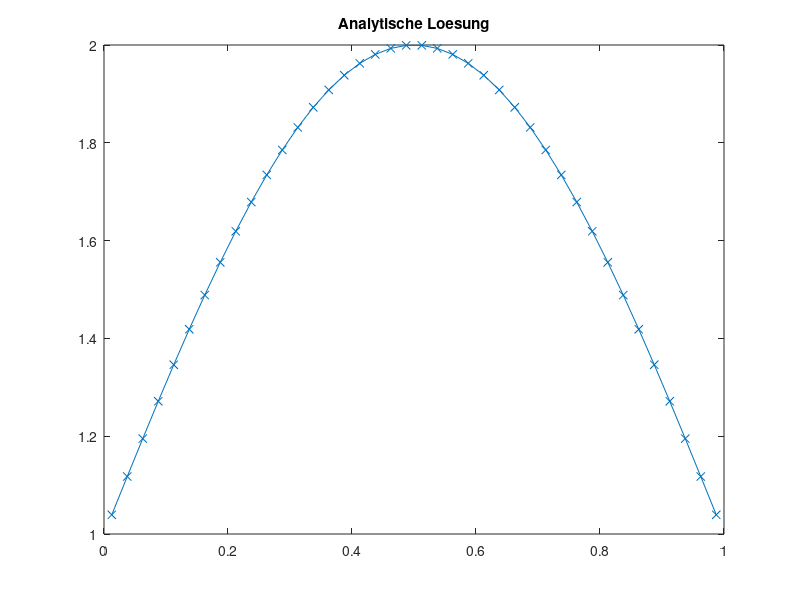
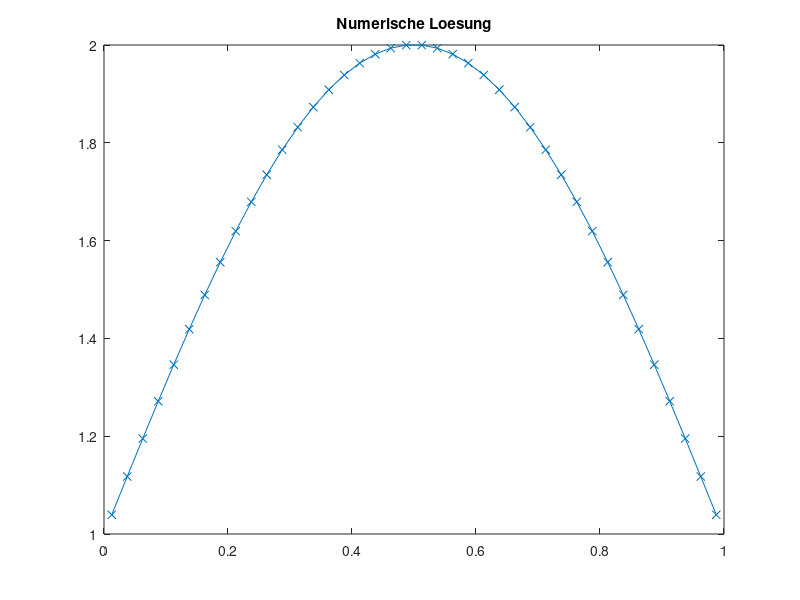
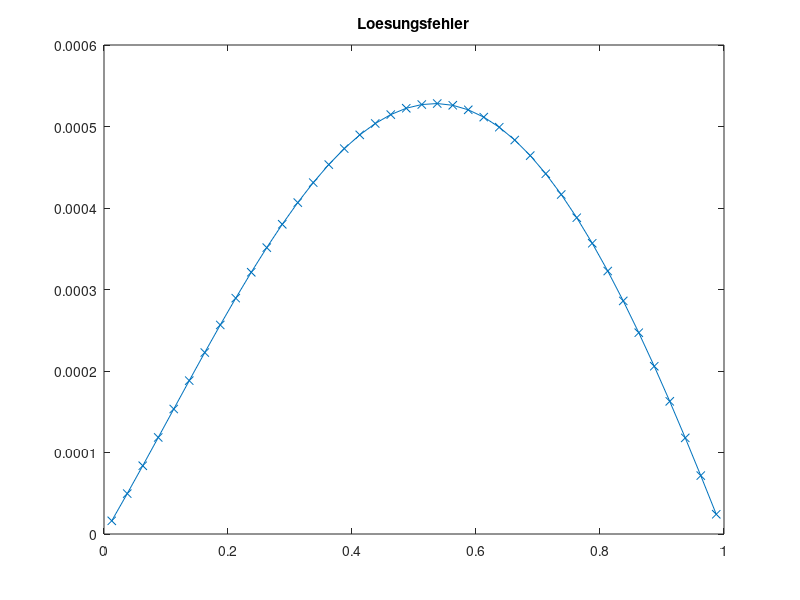
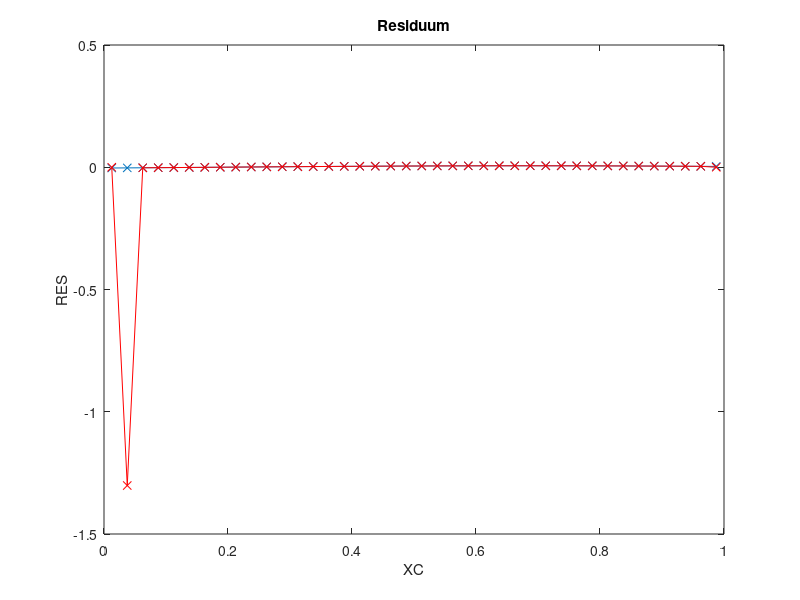

The MATLAB source for these figures, in order:
clc
clear all
close all

SOL=@(x) sin(pi*x)+1;
MSOL=@(x) pi*cos(pi*x)-pi^2*sin(pi*x);

%SOL=@(x) cos(pi*x)-1;
%MSOL=@(x) -pi*sin(pi*x)-pi^2*cos(pi*x);

DIF=1.0;
KONV=1.0;
BETA=0.5;
XMIN=0.0;
XMAX=1.0;

N=40; % KV's

X = linspace(XMIN, XMAX, N+1);
XC = (X(1:N)+X(2:N+1))/2;
XCR = [XMIN, XC, XMAX];

%%% ANALYTISCHE LÖSUNG
TA = zeros(1, N);
for I=1:N
  TA(I)=SOL(XC(I));
end

figure(1)
plot(XC, TA, 'x-');
title('Analytische Loesung')

%%% FVM Lösung

% Randbedingungen
RBE = SOL(XMAX);
RBW = SOL(XMIN);

% Koeffizienten speichern
AP = zeros(1, N);
AE = zeros(1, N);
AW = zeros(1, N);

for I=1:N
  DX = X(I+1)-X(I);

  DXE = XCR(I+2)-XCR(I+1);
  DXW = XCR(I+1)-XCR(I);

  AE(I) = DIF/(DXE*DX);
  AW(I) = DIF/(DXW*DX);

  AP(I) = -AE(I)-AW(I);

  DCDSE = (X(I+1)-XCR(I+1))/DXE;
  DCDSW = (XCR(I+1)-X(I))/DXW;

  AEK(I) = KONV/DX * DCDSE;
  AWK(I) = -KONV/DX * DCDSW;

  APK(I) = KONV/DX * ((1-DCDSE)-(1-DCDSW));
  AK(I) = KONV/DX;
end

% Gesamtgleichungssystem aufstellen
A = zeros(N);
b = zeros(N,1);

for I=1:N
  b(I) = MSOL(XC(I));

  % Hauptdiagonale
  A(I,I) = AP(I) + APK(I);

  % Westliche Nebendiagonale
  if mod(I,N)==1
    b(I) = b(I) - AW(I)*RBW + AK(I)*RBW;
  else
    A(I, I-1) = AW(I) + AWK(I);
  end

  % Östliche Nebendiagonale
  if mod(I,N)==0
    b(I) = b(I) - AE(I)*RBE - AK(I)*RBE;
  else
    A(I, I+1) = AE(I) + AEK(I);
  end
end

T=A\b;

figure(2)
plot(XC, T, 'x-');
title('Numerische Loesung')

%%% Lösungsfehler berechnen
SERR=0.0;
ERR=zeros(1, N);
for I=1:N
    ERR(I)=T(I)-TA(I);
    SERR=SERR+ERR(I)^2;
end
SERR=sqrt(SERR/(N));

figure(3)
plot(XC, ERR, 'x-');
title('Loesungsfehler')

fprintf('Summierter Fehler %16.10e N=%g\n', SERR, N);


%%% ORDNUNG  BESTIMMEN
ERR5=2.4182329465e-02;
ERR10=5.9638142082e-03;
ERR20=1.4859620816e-03;
ERR40=3.7118037236e-04;
op=log((ERR5)/(ERR10))/log(2);
fprintf('Ordnung des Verfahrens %16.10e \n',op  );
op=log((ERR10)/(ERR20))/log(2);
fprintf('Ordnung des Verfahrens %16.10e \n',op  );
op=log((ERR20)/(ERR40))/log(2);
fprintf('Ordnung des Verfahrens %16.10e \n',op  );


%%% RESIDUUM BERECHNEN
t=zeros(N, 1);
for I=1:N
    t(I)=SOL(XC(I));
end

RES=A*t-b;

figure(4)
plot(XC,RES,'x-');

xlabel('XC')
ylabel('RES')
title('Residuum')

%%% Truncation Error berechnen

% b ohne Randwerte
TE=zeros(1, N);
for I=1:N
  b(I) = MSOL(XC(I));
end

for I=3:N-2
  DX = X(I+1)-X(I);
  TE(I) = (DX/24 * (b(I+1) - 2*b(I) + b(I-1)))... % TE_source
        + ((T(I+2)-3*T(I+1)+3*T(I)-T(I-1))/(24*DX))... % TE_e
        - ((T(I+1)-3*T(I)+3*T(I-1)-T(I-2))/(24*DX))... % TE_w
        + (T(I+1)-2*T(I)+T(I-1))/8 ... % TE_e_cds
        + (T(I+2)-2*T(I+1)+2*T(I-1)-T(I-2))/32 ... % TE_e_cds
        - (T(I+1)-2*T(I)+T(I-1))/8 ...
        + (T(I+2)-2*T(I+1)+2*T(I-1)-T(I-2))/32;
  TE(I) = TE(I)/DX;
end;

% TE Sonderfälle für Randvolumen
I=2;
DX = X(I+1)-X(I);
TE(I) = (DX/24 * (b(I+1) - 2*b(I) + b(I-1)))... % TE_source
      + ((T(I+2)-3*T(I+1)+3*T(I)-T(I-1))/(24*DX))... % TE_e
      - ((T(I+1)-3*T(I)+4*T(I-1)-2*RBW)/(24*DX)) ...
      + (T(I+1)-2*T(I)+T(I-1))/8 ... % TE_e_cds
      + (T(I+2)-2*T(I+1)+2*T(I-1)-2*RBW)/32 ... % TE_e_cds
      - (T(I+1)-2*T(I)+T(I-1))/8 ...
      + (T(I+2)-2*T(I+1)+3*T(I-1)-2*RBW)/32;
TE(I) = TE(I)/DX;

I = N-1;
DX = X(I+1)-X(I);
TE(I) = (DX/24 * (b(I+1) - 2*b(I) + b(I-1)))... % TE_source
      + ((2*RBE-4*T(I+1)+3*T(I)-T(I-1))/(24*DX))... % TE_e
      - ((T(I+1)-3*T(I)+3*T(I-1)-T(I-2))/(24*DX))... % TE_w
      + (T(I+1)-2*T(I)+T(I-1))/8 ... % TE_e_cds
      + (2*RBE-3*T(I+1)+2*T(I-1)-T(I-2))/32 ... % TE_e_cds
      - (T(I+1)-2*T(I)+T(I-1))/8 ...
      + (2*RBE-3*T(I+1)+2*T(I-1)-T(I-2))/32;
TE(I) = TE(I)/DX;

hold on;
plot(XC, TE, 'rx-');

RESTE = RES-TE';

figure(5)
plot(XC(3:N-2), RESTE(3:N-2), 'x-')
xlabel('XC')
ylabel('RES-TE')
